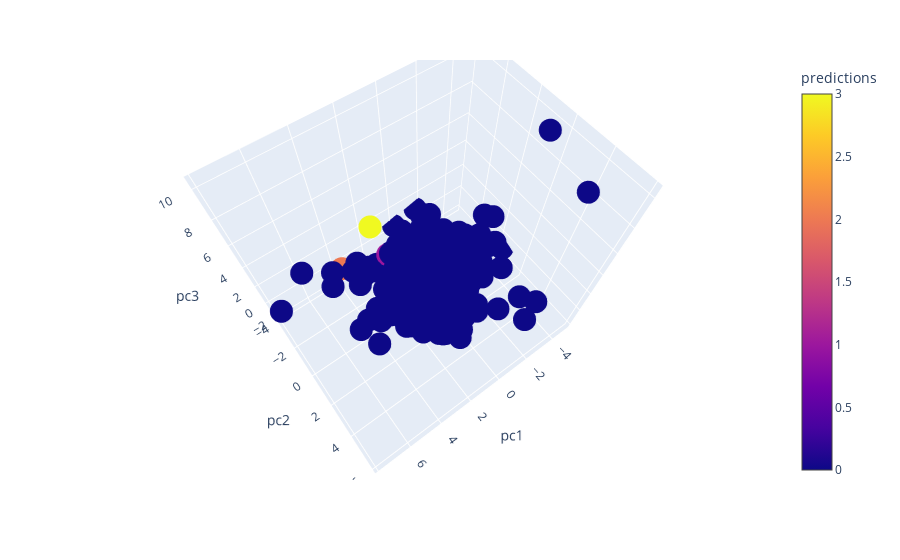

The notebook cell this image was saved under:
### Code cell


### Figure 1 — Plotly figure (JSON) as saved in the notebook; plotly's stock layout.template omitted (floating-point values rounded to 4 significant figures; data arrays with more than 128 entries replaced by an {"elided": "..."} marker saying what was removed)
{"data": [{"hoverlabel": {"namelength": 0}, "hovertemplate": "pc1=%{x}<br>pc2=%{y}<br>pc3=%{z}<br>predictions=%{marker.color}", "legendgroup": "", "marker": {"color": {"elided": "497 int values"}, "coloraxis": "coloraxis", "symbol": "circle"}, "mode": "markers", "name": "", "scene": "scene", "showlegend": false, "type": "scatter3d", "x": {"elided": "497 float values"}, "y": {"elided": "497 float values"}, "z": {"elided": "497 float values"}}], "layout": {"autosize": true, "coloraxis": {"colorbar": {"title": {"text": "predictions"}}, "colorscale": [[0, "#0d0887"], [0.1111, "#46039f"], [0.2222, "#7201a8"], [0.3333, "#9c179e"], [0.4444, "#bd3786"], [0.5556, "#d8576b"], [0.6667, "#ed7953"], [0.7778, "#fb9f3a"], [0.8889, "#fdca26"], [1, "#f0f921"]]}, "legend": {"tracegroupgap": 0}, "margin": {"t": 60}, "scene": {"aspectmode": "auto", "aspectratio": {"x": 1.098, "y": 0.8439, "z": 1.079}, "camera": {"center": {"x": 0, "y": 0, "z": 0}, "eye": {"x": 0.5448, "y": 0.7437, "z": 1.706}, "projection": {"type": "perspective"}, "up": {"x": 0, "y": 0, "z": 1}}, "domain": {"x": [0, 0.98], "y": [0, 1]}, "xaxis": {"title": {"text": "pc1"}, "type": "linear"}, "yaxis": {"title": {"text": "pc2"}, "type": "linear"}, "zaxis": {"title": {"text": "pc3"}, "type": "linear"}}}}
